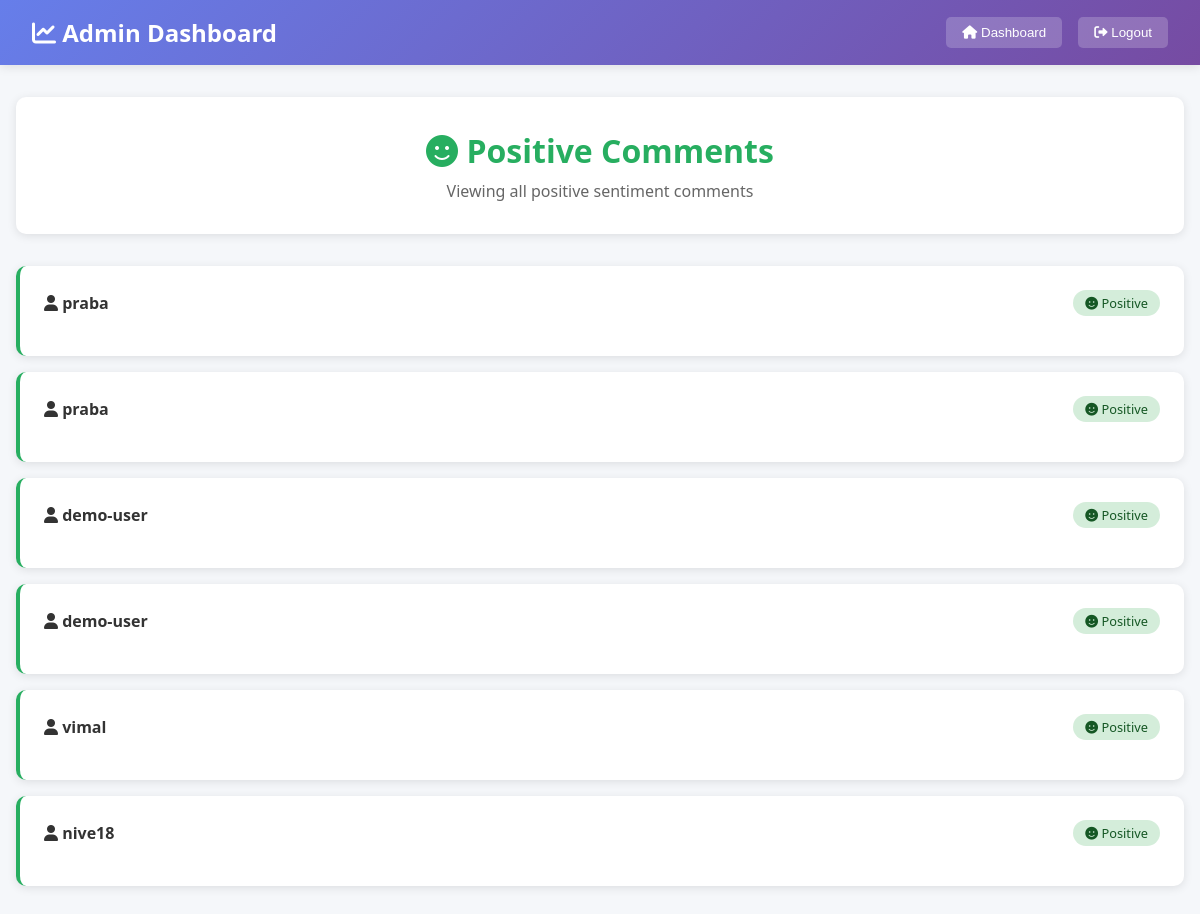
The app's page /positive (signed in) with its own data.
### db.py (models this page shows)
class Comment(db.Model):
    id = db.Column(db.Integer, primary_key=True)
    user = db.Column(db.String(80), nullable=False)
    text = db.Column(db.String(500), nullable=False)
    sentiment = db.Column(db.Float)
    sentiment_label = db.Column(db.String(10))
    date = db.Column(Date, default=datetime.utcnow().date())

### route.py (the view)
@app.route('/positive', methods=['GET'])
@login_required
def get_positive():
    comments = Comment.query.filter_by(sentiment_label='Positive').all()
    return render_template('sentiment_view.html', comments=comments, sentiment_type='positive')

### route.py (called while the page is built)
@login_manager.user_loader
def load_user(user_id):
    return User.query.get(int(user_id))

### templates/sentiment_view.html (shortened to what this page needs)
<!DOCTYPE html>
<html lang="en">
<head>
    <link href="https://cdnjs.cloudflare.com/ajax/libs/font-awesome/6.0.0/css/all.min.css" rel="stylesheet">
</head>
<body>
    <header class="header">
        <div class="logo">
            <i class="fas fa-chart-line"></i> Admin Dashboard
        </div>
        <div class="nav-buttons">
            <button class="nav-btn" onclick="window.location.href='/home'">
                <i class="fas fa-home"></i> Dashboard
            </button>
            <button class="nav-btn" onclick="window.location.href='/logout'">
                <i class="fas fa-sign-out-alt"></i> Logout
            </button>
        </div>
    </header>
    <main class="main-content">
        <div class="page-header">
            <h1 class="page-title">
                {% if sentiment_type == 'positive' %}<i class="fas fa-smile"></i>{% endif %}
                {{ sentiment_type.title() }} Comments
            </h1>
            <p class="page-subtitle">Viewing all {{ sentiment_type }} sentiment comments</p>
        </div>
        {% if comments %}
            <div class="comments-grid">
                {% for comment in comments %}
                <div class="comment-card">
                    <div class="comment-header">
                        <div class="comment-user">
                            <i class="fas fa-user"></i> {{ comment.user }}
                        </div>
                        <div class="sentiment-badge">
                            {% if sentiment_type == 'positive' %}<i class="fas fa-smile"></i>{% endif %}
                            {{ comment.sentiment_label }}
                        </div>
                    </div>
                </div>
                {% endfor %}
            </div>
        {% else %}
            <div class="empty-state">
                <i class="fas fa-comments"></i>
                <h3>No {{ sentiment_type }} comments found</h3>
                <p>There are currently no comments with {{ sentiment_type }} sentiment.</p>
            </div>
        {% endif %}
    </main>
</body>
</html>

### records on screen
Comment: user "praba", sentiment_label "Positive"
Comment: user "praba", sentiment_label "Positive"
Comment: user "demo-user", sentiment_label "Positive"
Comment: user "demo-user", sentiment_label "Positive"
Comment: user "vimal", sentiment_label "Positive"
Comment: user "nive18", sentiment_label "Positive"

### other values on screen
{{ sentiment_type.title() }} "Positive"
{{ sentiment_type }} "positive"
